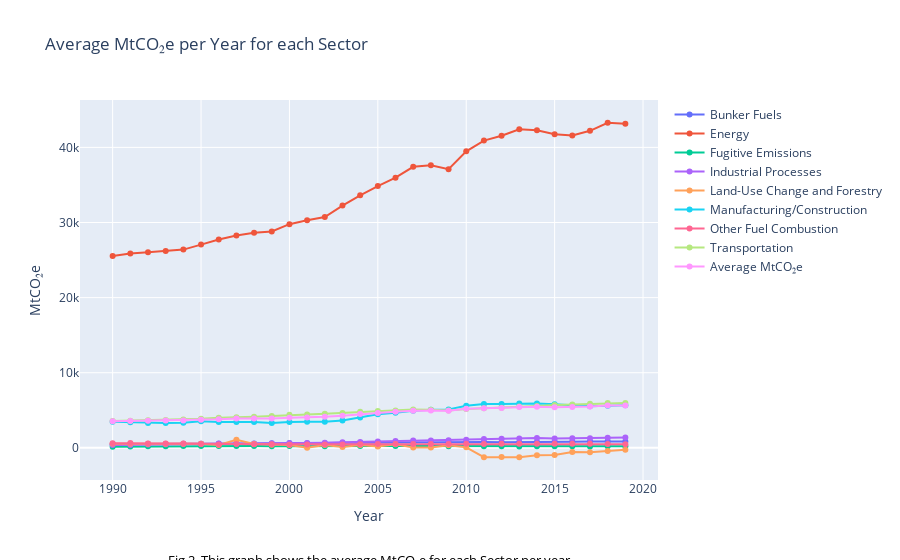

Source (notebook cell):
### Markdown cell above
<a id="argument-11"></a>

### Argument 1
Figure 1 shows an increasing trend of CO2 production per year of all the countries combined. The most shocking aspect of this graph is the fact that the increasing trend stays the same. In other words, the total emission of CO2 keeps rising at the same rate, with no sign of slowing down.This shows the urgency of developing a more efficient, more renewable and greener form of energy source to reduce the total emissions.

### Code cell
sectors = df.columns[3:]  # Assuming the sector columns start from the fourth column

fig = go.Figure()

for sector in sectors:
    average_values = df[sector].mean(axis=0)
    fig.add_trace(go.Scatter(x=df['Year'], y=df[sector], mode='markers+lines', name=sector))

fig.update_layout(title='Average MtCO₂e per Year for each Sector',
                  xaxis_title='Year',
                  yaxis_title='MtCO₂e')

# Add a caption annotation
caption_text = "Fig.2. This graph shows the average MtCO₂e for each Sector per year"
fig.add_annotation(
    x=0.5,  # x-coordinate for the annotation (0.5 = center of x-axis)
    y=-0.24,  # y-coordinate for the annotation (negative value to position it below the graph)
    xref="paper",
    yref="paper",
    text=caption_text,
    showarrow=False,
    font=dict(
        size=13,
        color="black"
    )
)


#fig.write_image("figure2.png")
fig.show()
